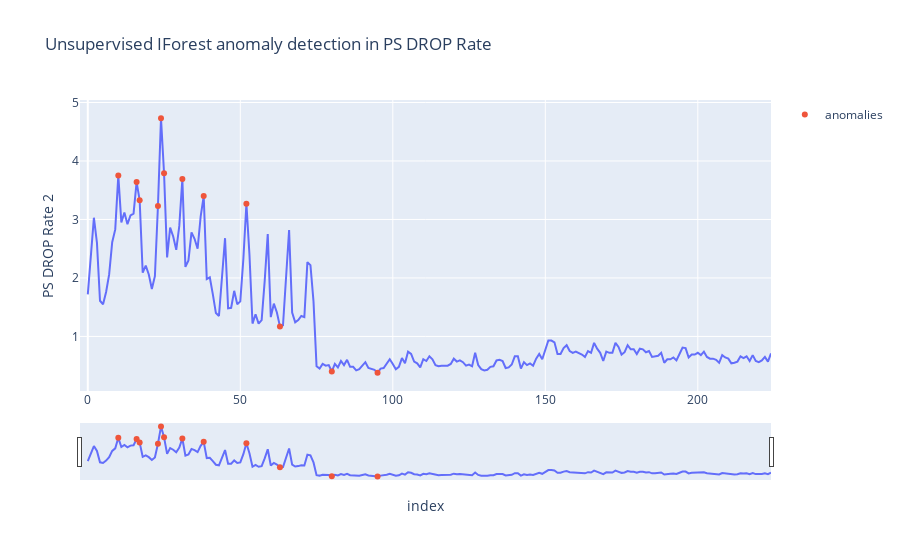

The code cell stored with this chart in its notebook:
### Code cell
fig = px.line(df1,x='index', y='PS DROP Rate 2', title='Unsupervised IForest anomaly detection in PS DROP Rate ')
fig.add_trace(go.Scatter(x=iso_anomaly_df["index"].to_list(), y=iso_anomaly_df["PS DROP Rate 2"].to_list(),
                            mode='markers', name='anomalies'))
fig.update_xaxes(rangeslider_visible=True)
fig

### Figure 1 — Plotly figure (JSON) as saved in the notebook; plotly's stock layout.template omitted (floating-point values rounded to 4 significant figures; data arrays with more than 128 entries replaced by an {"elided": "..."} marker saying what was removed)
{"data": [{"hovertemplate": "index=%{x}<br>PS DROP Rate 2=%{y}<extra></extra>", "legendgroup": "", "line": {"color": "#636efa", "dash": "solid"}, "mode": "lines", "name": "", "orientation": "v", "showlegend": false, "type": "scatter", "x": {"elided": "225 int values"}, "xaxis": "x", "y": {"elided": "225 float values"}, "yaxis": "y"}, {"mode": "markers", "name": "anomalies", "type": "scatter", "x": [10, 16, 17, 23, 24, 25, 31, 38, 52, 63, 80, 95], "y": [3.75, 3.64, 3.33, 3.23, 4.73, 3.79, 3.69, 3.4, 3.27, 1.17, 0.4, 0.38]}], "layout": {"legend": {"tracegroupgap": 0}, "title": {"text": "Unsupervised IForest anomaly detection in PS DROP Rate "}, "xaxis": {"anchor": "y", "domain": [0.0, 1.0], "rangeslider": {"visible": true}, "title": {"text": "index"}}, "yaxis": {"anchor": "x", "domain": [0.0, 1.0], "title": {"text": "PS DROP Rate 2"}}}}
